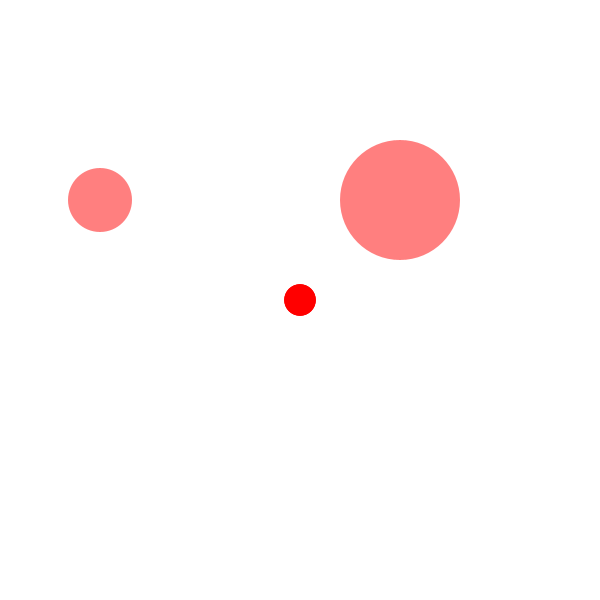
Frame 1 (no input)
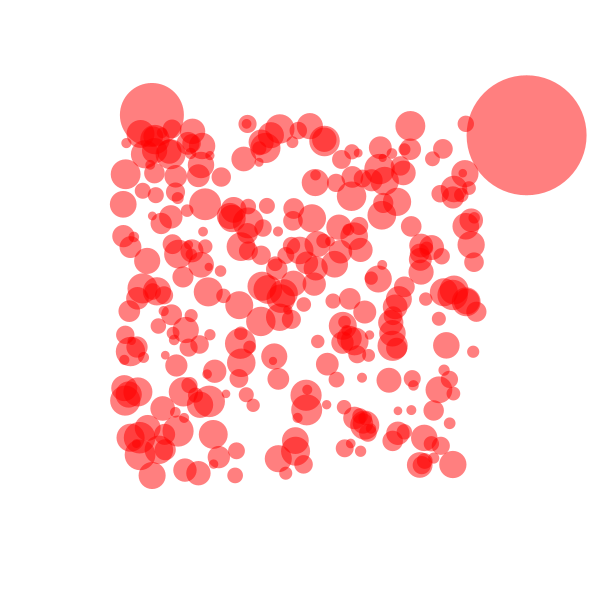
Frame 60 (the mouse pressed at the canvas centre just before this capture)
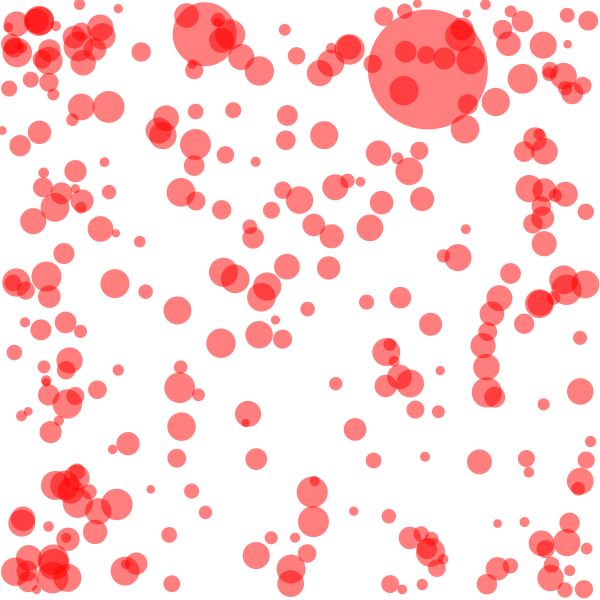
Frame 120 (the mouse held since frame 60 and released just before this capture)

The Processing sketch that drew these frames (run headless with seeded random() and noise(); from frame 60 on, the mouse is pressed at the canvas centre):

// Processing sketch: palline_15_3
// ── palline_15_3.pde
pallina p,q;
ArrayList <pallina> Contenitore; // è un contenitore di palline

void setup(){
  size(600,600);
  
  p = new pallina(100,200,64);
  q = new pallina(400,200,120);
  
  Contenitore = new ArrayList();
  Contenitore.add(p);
  Contenitore.add(q);
  
  // altre 300
  for(int n = 0; n < 300; n++){
    pallina nuova = new pallina(300,300,random(8,32));
    Contenitore.add(nuova);
  }
  
  frameRate(24);
}

void draw(){
  background(255);
  
  //p.display();
  //q.display();
  
  // disegna tutte le palline del contenitore
  for(int n = 0; n < Contenitore.size(); n++){
    // prendi una pallina
    pallina questa = Contenitore.get(n);
    // disegnala sullo schermo
    questa.display();
    questa.update();
    
  }
  
}



void keyPressed(){
  
  // cambia modoImmagine di tutte le palline
  for(int n = 0; n < Contenitore.size(); n++){
    pallina questa = Contenitore.get(n);
    questa.modoImmagine = !questa.modoImmagine;
  }
  
}

// ── pallina.pde
class pallina {

  float x, y, w;
  float vx, vy;

  float tx,ty; // target
  
  // costruttore della classe pallina
  // é il setup di ogni pallina

  boolean modoImmagine;

  pallina(float _x, float _y, float _w) {

    x = _x;
    y = _y;
    w = _w;

    vx = random(-3, 3);
    vy = random(-3, 3);

    modoImmagine = false;
    tx = random(width);
    ty = random(height);
    
  }

  void display() {
    noStroke();
    fill(255, 0, 0, 128);
    ellipse(x, y, w, w);
  }


  void update() {

    if (modoImmagine) {
      // va verso il target
      float dx = tx - x; 
      float dy = ty - y;
      
      x += dx *  0.05;
      y += dy *  0.05;
      
      
    } else {
      x += vx;
      y += vy;

      if (x<w/2 || x > width-w/2) {
        vx = vx*-1;
      }

      if (y<w/2 || y > height-w/2) {
        vy = vy*-1;
      }
    }
  }
}
